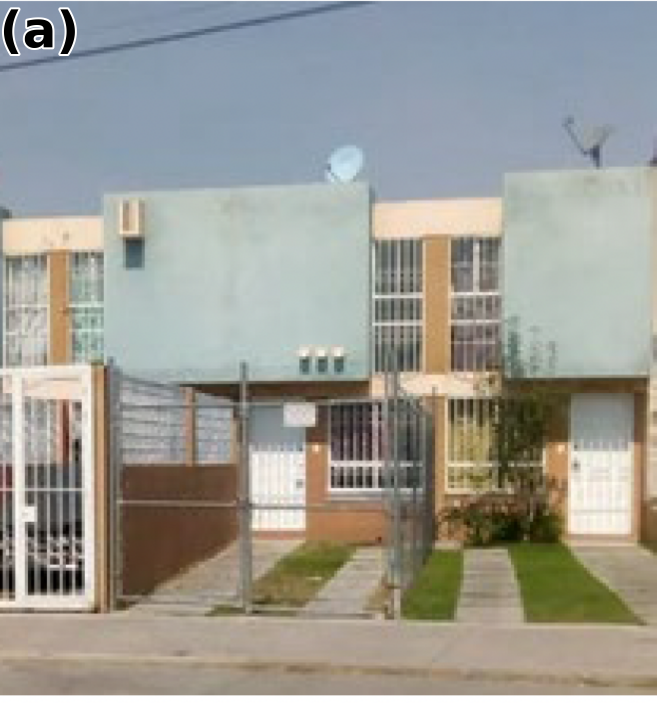
#> input picture pipeline/assets/house_photo.png, 1970 x 2107 px (shown at 1/3 size)
$ python mk_figs_v3.py
#> lines starting #> are read from the running program, lines starting #| are printed output that depends on the picture
### pipeline/style_nat.py
"""Journal-style (Elsevier/Nature-like) matplotlib setup: Helvetica-class font
(TeX Gyre Heros), Okabe-Ito colourblind-safe palette, thin spines, no on-figure
titles (captions live in the LaTeX)."""
import matplotlib, matplotlib.pyplot as plt
import matplotlib.font_manager as fm

import os
_FD=os.path.join(os.path.dirname(os.path.abspath(__file__)),"fonts")
for _f in ["texgyreheros-regular.otf","texgyreheros-bold.otf","texgyreheros-italic.otf","texgyreheros-bolditalic.otf"]:
    try: fm.fontManager.addfont(os.path.join(_FD,_f))
    except Exception: pass

# Okabe-Ito colourblind-safe palette
BLUE="#3b5266"; VERM="#b07a45"; GREEN="#6f8f7f"; PURPLE="#55505c"; ORANGE="#c2a05c"
SKY="#56B4E9"; PINK="#CC79A7"; INK="#1a1a1a"; MUT="#555555"; GRID="#e2e2e2"
NPG=[VERM,BLUE,GREEN,PURPLE,ORANGE,SKY,PINK,"#7E6148"]   # kept name for compatibility
CLIMCOL={"CDMX":"#33414e","Warm-subhumid":"#93a4ad","Hot-arid":"#c0915a"}
MATCOL={"Tepetate":"#6f8f7f","Adobe":"#a9753f","Concrete":"#8c8c8c","Volcanic stone":"#3f434a","SBC solid":"#c2a05c","SBC hollow":"#dcc79a"}
CLIMLAB={"CDMX":"Mexico City (temperate-highland)","Warm-subhumid":"Mérida (warm-subhumid)",
         "Hot-arid":"Hermosillo (hot-arid)"}

def apply():
    plt.rcParams.update({
        "font.family":"TeX Gyre Heros","mathtext.fontset":"custom",
        "mathtext.rm":"TeX Gyre Heros","mathtext.it":"TeX Gyre Heros:italic",
        "mathtext.bf":"TeX Gyre Heros:bold",
        "font.size":8.5,"axes.titlesize":9,"axes.titleweight":"normal",
        "axes.labelsize":9,"axes.labelcolor":INK,"text.color":INK,
        "axes.edgecolor":"#4d4d4d","axes.linewidth":0.7,
        "xtick.color":"#4d4d4d","ytick.color":"#4d4d4d",
        "xtick.labelsize":8,"ytick.labelsize":8,
        "xtick.direction":"out","ytick.direction":"out",
        "xtick.major.size":3,"ytick.major.size":3,"xtick.major.width":0.7,"ytick.major.width":0.7,
        "axes.grid":False,"axes.axisbelow":True,"grid.color":GRID,"grid.linewidth":0.6,
        "legend.frameon":False,"legend.fontsize":8,"legend.handlelength":1.4,
        "figure.dpi":200,"savefig.dpi":400,"svg.fonttype":"none",
    })

def panel(ax,label,x=-0.11,y=1.03):
    ax.text(x,y,label,transform=ax.transAxes,fontsize=10,fontweight="bold",va="bottom",ha="right")

def despine(ax):
    ax.spines[["top","right"]].set_visible(False)

### pipeline/lca_inputs.py
"""Input tables. If the files below exist in pipeline/inputs they replace the built-in values;
if they do not, the built-in values are used and a warning is printed.

inputs/lca_a1a3.csv        written by brightway/brightway_acv_paper.py
    material,gwp_mean,gwp_cv_pct,gwp,water,acidification,eutrophication,human_toxicity,fossil
inputs/energyplus_results.csv   written by ../energyplus/run_ep_all.py (also energyplus_perturbations.csv)
    city,material,u_set,heating_kwh_m2,cooling_kwh_m2      (u_set = measured or tabulated)
"""
import os, csv
HERE=os.path.dirname(os.path.abspath(__file__)); INP=os.path.join(HERE,"inputs")
MATS=["Concrete (ref.)","Adobe-type block","Volcanic stone (recinto)","Tepetate ashlar","SBC block (solid)","SBC block (hollow)"]
SHORT={"Concrete (ref.)":"Concrete","Adobe-type block":"Adobe","Volcanic stone (recinto)":"Volcanic stone","Tepetate ashlar":"Tepetate","SBC block (solid)":"SBC solid","SBC block (hollow)":"SBC hollow"}
CITIES=["CDMX","Warm-subhumid","Hot-arid"]
CITYALIAS={"mexico city":"CDMX","cdmx":"CDMX","merida":"Warm-subhumid","mérida":"Warm-subhumid","warm-subhumid":"Warm-subhumid","hermosillo":"Hot-arid","hot-arid":"Hot-arid"}

def _rows(name):
    p=os.path.join(INP,name)
    if not os.path.exists(p): return None
    with open(p,newline="",encoding="utf-8-sig") as f:
        return [r for r in csv.DictReader(f) if (r.get("material") or "").strip() and not (r.get("material") or "").startswith("#")]

# [12 lines left out: function lca, not called in this run]

def multicat(default_absd):
    """Return {short name:[gwp,water,acid,eutro,tox,fossil]} for the multi-criteria figure."""
    rows=_rows("lca_a1a3.csv")
    if not rows: return default_absd
    out={}
    for r in rows:
        m=r["material"].strip()
        if m in MATS: out[SHORT[m]]=[float(r[k]) for k in ("gwp","water","acidification","eutrophication","human_toxicity","fossil")]
    return out if len(out)==6 else default_absd

# [72 lines left out: functions energyplus, energyplus_perturbations, _cases, insulated, climate2050, comfort and 1 more, not called in this run]

### pipeline/mk_figs_v3.py
#!/usr/bin/env python3
"""v3: EN 15804 module grid (system boundary), multi-criteria dot plot, case-study figure."""
import os
HERE=os.path.dirname(os.path.abspath(__file__))
OUT=HERE; DST=os.path.normpath(os.path.join(HERE,"..","figures")); os.makedirs(DST,exist_ok=True)
import numpy as np, matplotlib.pyplot as plt, os
from matplotlib.patches import Rectangle
from PIL import Image
import style_nat as S; S.apply()

INK=S.INK; MUT=S.MUT

# ---------------- system boundary: EN 15804 module declaration grid ----------------
# Conventional EN 15978 / EPD layout: per-stage light colours, thin black grid, serif type.
import glob as _g, matplotlib.font_manager as _fm
for _f in _g.glob("/usr/share/texmf/fonts/opentype/public/tex-gyre/texgyretermes-*.otf")+_g.glob(os.path.join(HERE,"fonts","texgyretermes-*.otf")):
    try: _fm.fontManager.addfont(_f)
    except Exception: pass
with plt.rc_context({"font.family":"serif","font.serif":["TeX Gyre Termes","STIXGeneral","DejaVu Serif"],"mathtext.fontset":"stix"}):
    fig,ax=plt.subplots(figsize=(7.3,2.75)); ax.axis("off"); ax.set_xlim(-0.05,17.25); ax.set_ylim(-3.1,5.45)
    MODS=[("A1","Raw material\nsupply"),("A2","Transport"),("A3","Manufacturing"),("A4","Transport\nto site"),("A5","Construction,\ninstallation"),
          ("B1","Use"),("B2","Maintenance"),("B3","Repair"),("B4","Replacement"),("B5","Refurbishment"),("B6","Operational\nenergy"),("B7","Operational\nwater"),
          ("C1","Demolition"),("C2","Transport"),("C3","Waste\nprocessing"),("C4","Disposal"),("D","Reuse,\nrecovery,\nrecycling")]
    INC={"A1","A2","A3","A4","B6"}
    GR=[("Product\nstage",0,3,"#dbe4f0"),("Construction\nstage",3,5,"#f8e1cf"),("Use stage",5,12,"#e3efdc"),("End-of-life stage",12,16,"#fbf0c9"),("Beyond\nthe\nboundary",16,17,"#e6e6e6")]
    K="#000000"; LW=0.6
    for name,a_,b_,col in GR:
        ax.add_patch(Rectangle((a_,4.1),b_-a_,1.25,fc=col,ec=K,lw=LW)); ax.text((a_+b_)/2,4.72,name,ha="center",va="center",fontsize=7.6 if b_-a_>1 else 5.9,linespacing=0.95)
        for i in range(a_,b_):
            c,n=MODS[i]; inc=c in INC
            ax.add_patch(Rectangle((i,3.35),1,0.75,fc=col,ec=K,lw=LW)); ax.text(i+0.5,3.725,c,ha="center",va="center",fontsize=8.2,fontweight="bold")
            ax.add_patch(Rectangle((i,1.0),1,2.35,fc="white",ec=K,lw=LW)); ax.text(i+0.5,2.175,n,ha="center",va="center",fontsize=6.2,rotation=90,linespacing=0.95)
            ax.add_patch(Rectangle((i,0.2),1,0.8,fc=(col if inc else "white"),ec=K,lw=LW))
            ax.text(i+0.5,0.6,"X" if inc else "MND",ha="center",va="center",fontsize=8.6 if inc else 6.0,fontweight="bold" if inc else "normal",color=K if inc else "#6b6b6b")
    # declared boundaries (heavy outline) and their functional units
    for a_,b_ in ((0,4),(10,11)): ax.add_patch(Rectangle((a_,0.2),b_-a_,3.9,fc="none",ec=K,lw=1.6))
    def bracket(a_,b_,y,txt):
        ax.plot([a_+0.05,a_+0.05,b_-0.05,b_-0.05],[y+0.25,y,y,y+0.25],color=K,lw=0.9)
        ax.text(a_+0.05,y-0.32,txt,ha="left",va="top",fontsize=7.6)
    bracket(0,4,-0.35,"Embodied assessment (A1–A4); functional unit: 1 m$^2$ of external wall")
    bracket(0,11,-1.75,"Integrated assessment (A1–A4 + B6); functional unit: the dwelling over a 50-year service life")
    ax.text(17.0,-2.95,"X = module declared;  MND = module not declared",ha="right",va="bottom",fontsize=6.8,style="italic")
    plt.savefig(f"{OUT}/nat_boundary.png",bbox_inches="tight",dpi=400); plt.close()
#> after `plt.savefig(f'{OUT}/nat_boundary.png', bbox_inches='tight', dpi=400)`:
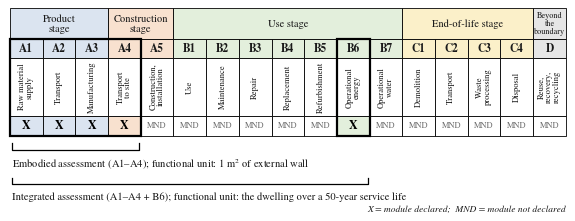
#> figure drawn by matplotlib, 1 panel

# ---------------- multi-criteria: dot plot + single score ----------------
cats=["Climate change","Water use","Acidification","Eutrophication","Human toxicity","Fossil resources"]
absd={"Concrete":[35.3,0.061,0.067,4.5e-4,6.2e-7,4.06],"Adobe":[27.7,0.043,0.048,3.3e-4,4.5e-7,5.64],"Volcanic stone":[3.4,0.082,0.0085,9.2e-5,1.4e-7,0.78],
      "Tepetate":[4.7,0.108,0.0112,1.2e-4,2.0e-7,1.11],"SBC solid":[47.9,0.074,0.090,6.0e-4,1.4e-6,9.62],"SBC hollow":[37.7,0.058,0.071,4.8e-4,1.1e-6,7.57]}
import lca_inputs; absd=lca_inputs.multicat(absd)
#> (reads pipeline/inputs/lca_a1a3.csv from the repository)
ref=absd["Concrete"]; rel={m:[absd[m][j]/ref[j] for j in range(6)] for m in absd}; score={m:float(np.mean(rel[m])) for m in absd}
MK={"Tepetate":"o","Volcanic stone":"s","Adobe":"D","SBC hollow":"^","SBC solid":"v"}
fig,(a,b)=plt.subplots(1,2,figsize=(7.3,3.0),gridspec_kw={"width_ratios":[1.55,1]})
for j in range(6):
    y=5-j; v=[rel[m][j] for m in MK]; a.plot([min(v),max(v)],[y,y],color="#cfcfcf",lw=1.2,zorder=1)
    for m in MK: a.scatter([rel[m][j]],[y],marker=MK[m],s=30,color=S.MATCOL[m],edgecolor=INK,lw=0.5,zorder=3,label=(m.replace("Adobe","Earth block") if j==0 else None))
a.axvline(1,color=INK,lw=0.8,ls=(0,(4,3))); a.text(1.03,5.62,"concrete",fontsize=6.3,color=MUT,va="center")
a.set_xscale("log"); a.set_xlim(0.07,3.4); a.set_xticks([0.1,0.2,0.5,1,2]); a.set_xticklabels(["0.1","0.2","0.5","1","2"])
a.set_yticks(range(6)); a.set_yticklabels(cats[::-1],fontsize=7.4); a.set_ylim(-0.6,5.9)
a.set_xlabel("Impact relative to concrete (log scale)"); a.grid(axis="x",zorder=0); S.despine(a); a.tick_params(axis="y",length=0)
a.legend(loc="lower center",bbox_to_anchor=(0.5,1.0),ncol=5,fontsize=6.4,handletextpad=0.1,columnspacing=0.8,frameon=False)
order=sorted(score,key=lambda m:score[m]); yy=np.arange(len(order))
b.barh(yy,[score[m] for m in order],color=[S.MATCOL[m] for m in order],edgecolor=INK,lw=0.4,height=0.62,zorder=3)
b.axvline(1,color=INK,lw=0.8,ls=(0,(4,3)))
for i,m in enumerate(order): b.text(score[m]+0.04,i,f"{score[m]:.2f}",va="center",fontsize=7)
b.set_yticks(yy); b.set_yticklabels([m.replace("Adobe","Earth block") for m in order],fontsize=7.4); b.set_xlim(0,1.95); b.set_xlabel("Equal-weight score (concrete = 1)"); S.despine(b); b.grid(axis="x",zorder=0); b.tick_params(axis="y",length=0)
S.panel(a,"a",x=-0.30,y=1.0); S.panel(b,"b",x=-0.34,y=1.0)
plt.tight_layout(); plt.savefig(f"{OUT}/nat_multicat.png"); plt.close()
#> after `plt.tight_layout()`:
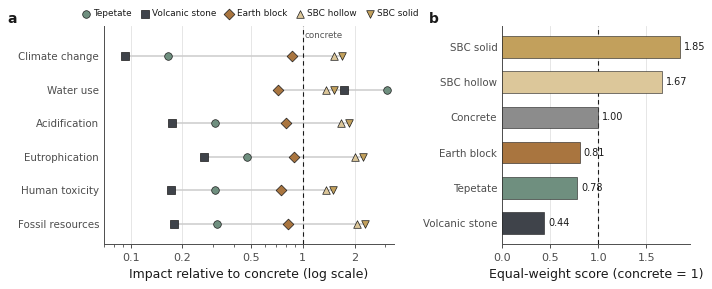
#> figure drawn by matplotlib, 2 panels

# ---------------- case study: photograph, DesignBuilder model, wall build-up ----------------
ph=Image.open(f"{OUT}/assets/house_photo.png"); db=Image.open(f"{OUT}/assets/house_db.png")
#> further down, ph is the input picture: PIL image 1970x2107 RGB; mean R, G, B 155.2, 154.4, 147.1
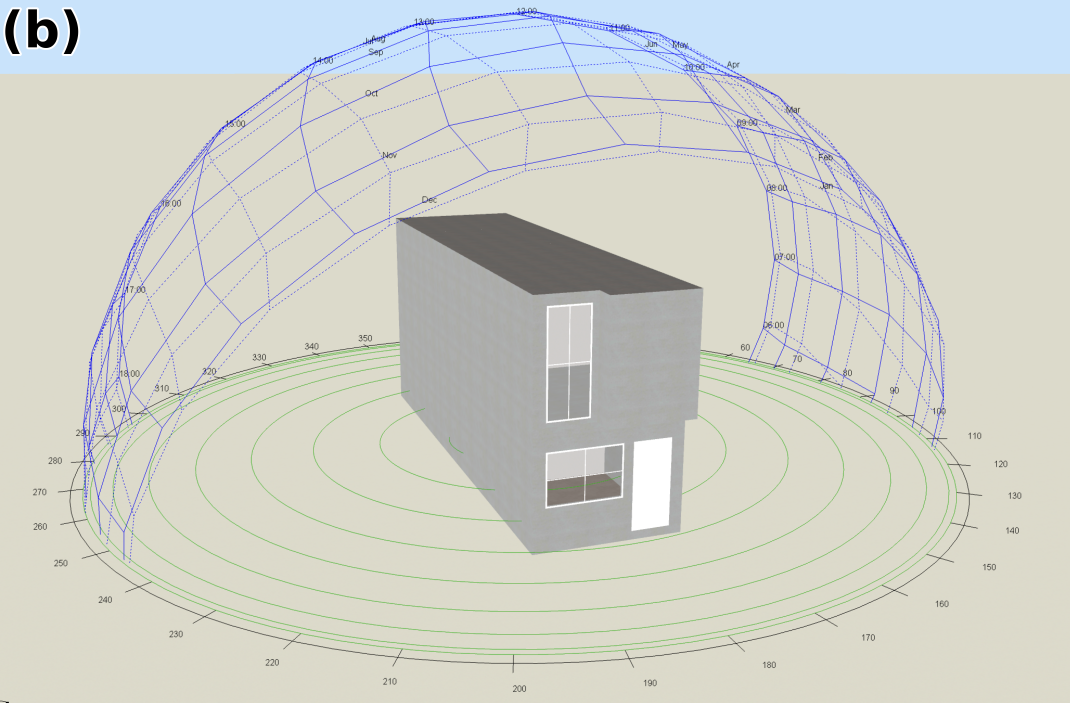
#> input picture pipeline/assets/house_db.png, 3209 x 2107 px (shown at 1/3 size)
#> further down, db is the input picture: PIL image 3209x2107 RGB; mean R, G, B 208.4, 210.1, 202
# crop away the burned-in panel tags of the source figure
ph=ph.crop((0,int(ph.size[1]*0.12),ph.size[0],ph.size[1])); db=db.crop((int(db.size[0]*0.10),int(db.size[1]*0.10),db.size[0],db.size[1]))
#> after `ph = ph.crop((0, int(ph.size[1] * 0.12), ph.size[0], ph.size[1]))`:
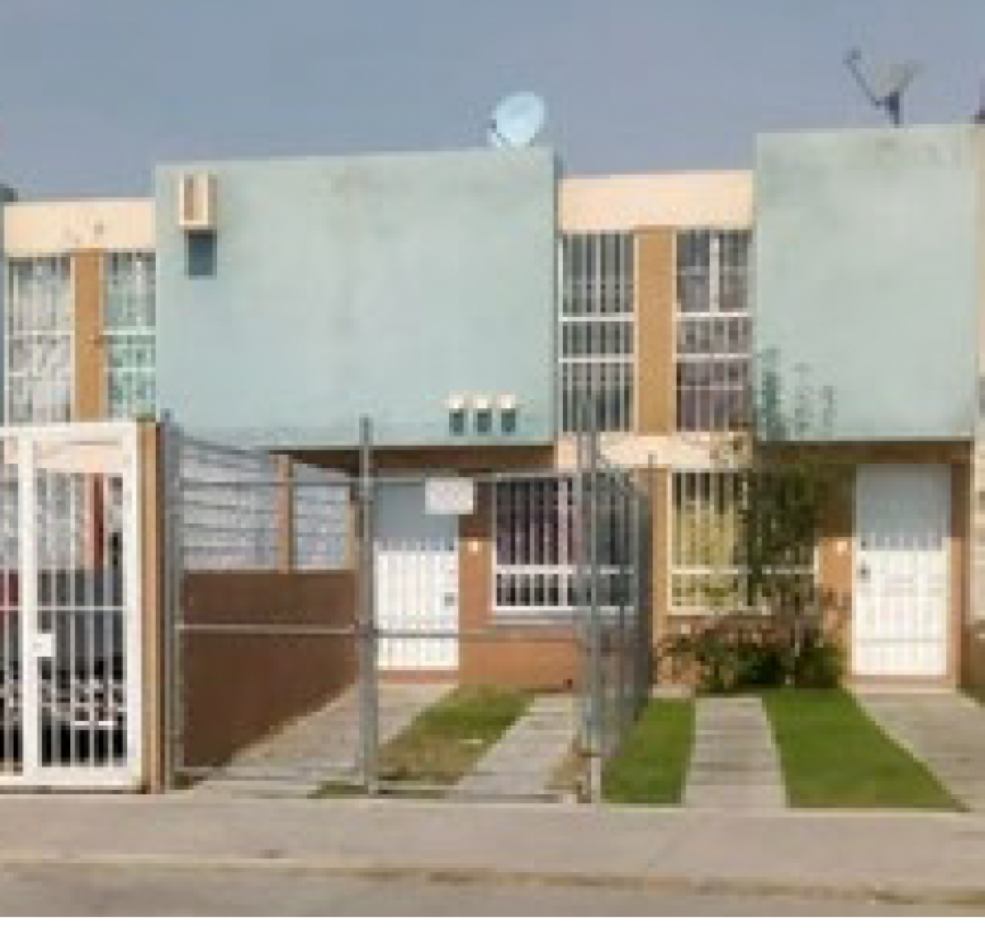
#> ph: PIL image 1970x1855 RGB (shown at 1/2 size); mean R, G, B 157.9, 154.8, 144
#> after `db = db.crop((int(db.size[0] * 0.1), int(db.size[1] * 0.1), db.size[0]`:
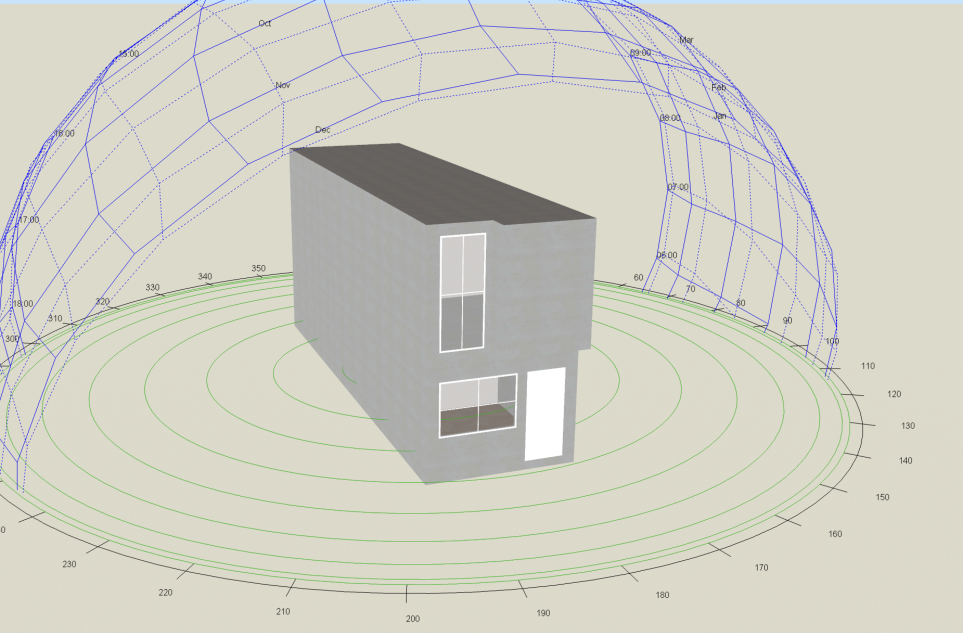
#> db: PIL image 2889x1897 RGB (shown at 1/3 size); mean R, G, B 209.2, 208.4, 196.6
fig=plt.figure(figsize=(7.3,2.75))
a1=fig.add_axes([0.005,0.03,0.285,0.88]); a1.imshow(ph); a1.axis("off")
a2=fig.add_axes([0.305,0.03,0.375,0.88]); a2.imshow(db); a2.axis("off")
a3=fig.add_axes([0.695,0.02,0.305,0.93]); a3.set_xlim(0,1); a3.set_ylim(0,1); a3.axis("off")
# two-room chamber: warm room | test wall | cold room
WARM="#f4e6d8"; COLD="#e1e9f0"; WALL="#c9bfae"; MORT="#efe9df"
a3.add_patch(Rectangle((0.02,0.30),0.40,0.56,fc=WARM,ec=INK,lw=0.6))
a3.add_patch(Rectangle((0.58,0.30),0.40,0.56,fc=COLD,ec=INK,lw=0.6))
wx,ww=0.42,0.16
a3.add_patch(Rectangle((wx,0.30),ww,0.56,fc=WALL,ec=INK,lw=0.8))
for k in range(1,6):                                    # mortar bed joints
    yy=0.30+k*0.56/6; a3.plot([wx,wx+ww],[yy,yy],color=MORT,lw=1.4)
a3.text(0.22,0.80,"Warm room\n30 °C",ha="center",va="top",fontsize=6.4,color=INK)
a3.text(0.78,0.80,"Cold room\n17 °C",ha="center",va="top",fontsize=6.4,color=INK)
a3.text(0.50,0.885,"Test wall (~1 m$^2$)",ha="center",va="bottom",fontsize=6.2,color=INK)
# heat-flux plate and surface thermocouples
a3.add_patch(Rectangle((wx-0.022,0.50),0.022,0.12,fc="#33414e",ec="none"))
a3.annotate("heat-flux\nplate, $q$",xy=(wx-0.022,0.60),xytext=(0.17,0.62),fontsize=5.8,ha="center",va="center",color=INK,
            arrowprops=dict(arrowstyle="-",color=INK,lw=0.5))
for xx,lab,tx in ((wx-0.004,"$T_{si}$",0.30),(wx+ww+0.004,"$T_{se}$",0.70)):
    a3.plot([xx],[0.44],"o",ms=3.2,color="#8a5a2b"); a3.annotate(lab,xy=(xx,0.44),xytext=(tx,0.40),fontsize=6.4,ha="center",va="center",color=INK,arrowprops=dict(arrowstyle="-",color=INK,lw=0.5))
for xx,lab in ((0.10,"$T_i$"),(0.90,"$T_e$")):
    a3.plot([xx],[0.52],"^",ms=3.4,color=INK); a3.text(xx,0.47,lab,ha="center",va="top",fontsize=6.2,color=INK)
a3.annotate("",xy=(0.72,0.66),xytext=(0.28,0.66),arrowprops=dict(arrowstyle="-|>",color="#8a5a2b",lw=1.4))
# reduction
a3.text(0.50,0.215,"$\\Lambda=\\sum q\\,/\\sum (T_{si}-T_{se})$",ha="center",va="center",fontsize=6.8,color=INK)
a3.text(0.50,0.115,"$U=1/(1/\\Lambda+R_{si}+R_{se})$",ha="center",va="center",fontsize=6.8,color=INK)
a3.text(0.50,0.025,"ISO 9869-1 · ISO 6946",ha="center",va="center",fontsize=5.6,color=MUT)
for ax_,l in ((a1,"a"),(a2,"b"),(a3,"c")): ax_.text(0.0,1.04 if ax_ is not a3 else 0.985,l,transform=ax_.transAxes,fontsize=10,fontweight="bold",va="bottom" if ax_ is not a3 else "top")
plt.savefig(f"{OUT}/nat_house3d.png",dpi=350,facecolor="white"); plt.close()
#> after `plt.savefig(f'{OUT}/nat_house3d.png', dpi=350, facecolor='white')`:
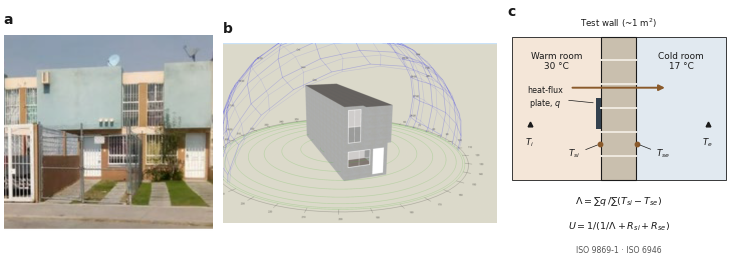
#> figure drawn by matplotlib, 3 panels
for f in ["nat_boundary","nat_multicat","nat_house3d"]: __import__("shutil").copy(f"{OUT}/{f}.png",f"{DST}/{f}.png")
print("v3 done")
